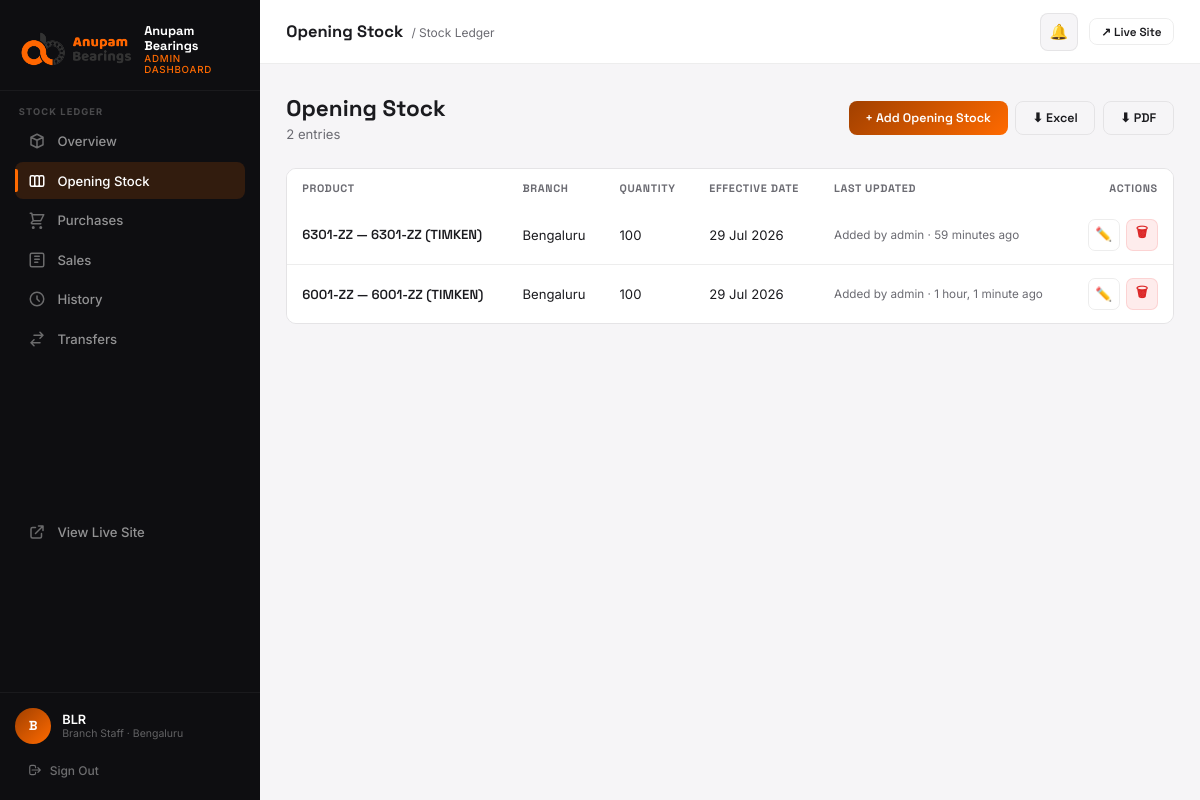
The app's page /dashboard/stock/opening/ (signed in) with its own data.
### stock_ledger/models.py (models this page shows, shortened)
class Branch(models.Model):
    name = models.CharField(max_length=120)
    slug = models.SlugField(unique=True)
    code = models.CharField(max_length=20, unique=True)
    address = models.TextField(blank=True)
    is_active = models.BooleanField(default=True)
    created_at = models.DateTimeField(auto_now_add=True)
    class Meta:
        ordering = ['name']

class AuditModel(models.Model):
    created_by = models.ForeignKey(
        settings.AUTH_USER_MODEL, on_delete=models.PROTECT, related_name='+', null=True
    )
    created_at = models.DateTimeField(auto_now_add=True)
    updated_by = models.ForeignKey(
        settings.AUTH_USER_MODEL, on_delete=models.PROTECT, related_name='+', null=True, blank=True
    )
    updated_at = models.DateTimeField(auto_now=True)
    is_deleted = models.BooleanField(default=False)
    deleted_by = models.ForeignKey(
        settings.AUTH_USER_MODEL, on_delete=models.PROTECT, related_name='+', null=True, blank=True
    )
    deleted_at = models.DateTimeField(null=True, blank=True)
    class Meta:
        abstract = True

class OpeningStock(AuditModel):
    product = models.ForeignKey('products.Product', on_delete=models.PROTECT, related_name='opening_stock_entries')
    branch = models.ForeignKey(Branch, on_delete=models.PROTECT, related_name='opening_stock_entries')
    quantity = models.PositiveIntegerField()
    price = models.DecimalField(max_digits=12, decimal_places=2)
    total_price = models.DecimalField(max_digits=14, decimal_places=2)
    effective_date = models.DateField(default=timezone.localdate)
    import_batch = models.CharField(max_length=64, blank=True, db_index=True)
    class Meta:
        ordering = ['-effective_date', '-created_at']
        verbose_name_plural = 'Opening stock entries'

### products/models.py (models this page shows, shortened)
class Product(models.Model):
    category = models.ForeignKey(Category, on_delete=models.CASCADE, related_name='products')
    brand = models.ForeignKey(Brand, on_delete=models.PROTECT, related_name='products')
    name = models.CharField(max_length=200)
    slug = models.SlugField(unique=True)
    sku = models.CharField(
        max_length=64, db_index=True,
        help_text="Part/model code (e.g. 6001-ZZ). Identifies this product in the Stock Ledger and the Opening Stock Excel import."
    )
    description = models.TextField(blank=True)
    specifications = models.JSONField(default=dict, blank=True)
    needs_excel_table = models.BooleanField(default=False)
    excel_table_file = models.FileField(upload_to=product_excel_upload_to, blank=True, null=True)
    excel_table_data = models.JSONField(default=dict, blank=True)
    image = models.ImageField(upload_to='products/', blank=True, null=True)
    is_featured = models.BooleanField(default=False)
    created_at = models.DateTimeField(auto_now_add=True)
    class Meta:
        unique_together = [('sku', 'brand')]

class Brand(models.Model):
    name = models.CharField(max_length=120)
    slug = models.SlugField(unique=True)
    is_active = models.BooleanField(default=True)
    order = models.IntegerField(default=0)
    class Meta:
        ordering = ['order', 'name']

### stock_ledger/views.py (the view)
# urls.py: path('opening/', views.opening_stock_list, name='opening_stock_list'),
@login_required(login_url='/dashboard/login/')
@staff_required
@role_required(UserProfile.ADMIN, UserProfile.BRANCH_STAFF, UserProfile.VIEWER)
def opening_stock_list(request):
    profile = _profile(request)
    qs = OpeningStock.objects.select_related('product', 'branch', 'created_by', 'updated_by').filter(is_deleted=False)
    qs = qs.filter(branch_id__in=visible_branches(profile).values_list('id', flat=True))
    branch_filter = request.GET.get('branch', '')
    if profile.role == UserProfile.BRANCH_STAFF:
        branch_filter = str(profile.branch_id)
    if branch_filter:
        qs = qs.filter(branch_id=branch_filter)
    qs = qs.order_by('-effective_date', '-created_at')
    paginator = Paginator(qs, 20)
    page_obj = paginator.get_page(request.GET.get('page', 1))
    return render(request, 'dashboard/stock_opening_list.html', {
        'entries': page_obj.object_list,
        'page_obj': page_obj,
        'branches': _branch_choices(profile),
        'branch_filter': branch_filter,
        'include_money': _is_admin(profile),
        'can_mutate': profile.role in (UserProfile.ADMIN, UserProfile.BRANCH_STAFF),
        'is_admin': _is_admin(profile),
    })

### core/context_processors.py (called while the page is built)
def seo(request):
    return build_seo_context(request)

### core/seo.py (called while the page is built)
def site_url() -> str:
    return getattr(settings, 'SITE_URL', 'https://anupambearings.com').rstrip('/')

def absolute_url(path: str) -> str:
    if not path:
        return site_url()
    parsed = urlsplit(path)
    if parsed.scheme:
        return path
    if path.startswith('/'):
        return f'{site_url()}{path}'
    return f"{site_url()}/{path.lstrip('/')}"

def build_canonical_url(request, *, path: str | None = None) -> str:
    canonical_path = path if path is not None else request.path
    return absolute_url(canonical_path)

def _serialize_schema(schema: dict) -> str:
    return json.dumps(schema, ensure_ascii=False, separators=(',', ':'))

def website_schema() -> dict:
    return {
        '@context': 'https://schema.org',
        '@type': 'WebSite',
        '@id': f'{site_url()}#website',
        'url': site_url(),
        'name': SITE_NAME,
        'alternateName': 'Anupam Bearings India',
        'description': SITE_DESCRIPTION,
        'publisher': {'@id': f'{site_url()}#organization'},
        'potentialAction': {
            '@type': 'SearchAction',
            'target': {
                '@type': 'EntryPoint',
                'urlTemplate': f'{site_url()}/products/?q={{search_term_string}}',
            },
            'query-input': 'required name=search_term_string',
        },
    }

### stock_ledger/context_processors.py (called while the page is built, shortened)
def dashboard_role(request):
    user = getattr(request, 'user', None)
    if not user or not user.is_authenticated or not user.is_staff:
        return {}
    profile = getattr(user, 'stock_profile', None)
    if profile is None:
        return {}
    return {
        'dash_role': profile.role,
        'dash_branch': profile.branch,
    }

def low_stock_alert(request):
    user = getattr(request, 'user', None)
    if not user or not user.is_authenticated or not user.is_staff:
        return {'show_low_stock_modal': False}
    profile = getattr(user, 'stock_profile', None)
    if profile is None or profile.role not in (UserProfile.ADMIN, UserProfile.BRANCH_STAFF):
        return {'show_low_stock_modal': False}
    if request.session.get('low_stock_alert_shown'):
        return {'show_low_stock_modal': False}

### stock_ledger/services.py (called while the page is built)
def visible_branches(profile):
    if profile.role == UserProfile.BRANCH_STAFF:
        return Branch.objects.filter(pk=profile.branch_id)
    return Branch.objects.filter(is_active=True)

### stock_ledger/views.py (called while the page is built)
def _profile(request):
    return request.user.stock_profile

### templates/dashboard/stock_opening_list.html (shortened to what this page needs)
{% extends "dashboard/base.html" %}
{% load stock_ledger_extras %}
{% block page_title %}Opening Stock{% endblock %}
{% block breadcrumb %}<span class="topbar-breadcrumb">/ Stock Ledger</span>{% endblock %}
{% block nav_stock_opening %}active{% endblock %}
{% block content %}
<div class="page-header">
  <div class="page-header-left">
    <h1>Opening Stock</h1>
    <p>{{ entries|length }} entr{{ entries|length|pluralize:"y,ies" }}</p>
  </div>
  <div style="display:flex;gap:0.5rem;">
    {% if can_mutate %}<a href="{% url 'dashboard:stock_ledger:opening_stock_add' %}" class="btn btn-primary">+ Add Opening Stock</a>{% endif %}
    <a href="{% url 'dashboard:stock_ledger:export_history' 'opening' 'excel' %}?{{ request.GET.urlencode }}" class="btn btn-ghost">⬇ Excel</a>
    <a href="{% url 'dashboard:stock_ledger:export_history' 'opening' 'pdf' %}?{{ request.GET.urlencode }}" class="btn btn-ghost">⬇ PDF</a>
  </div>
</div>
<div class="table-wrap">
  <table>
    <thead>
      <tr>
        <th>Product</th>
        <th>Branch</th>
        <th>Quantity</th>
        <th>Effective Date</th>
        <th>Last Updated</th>
        {% if can_mutate %}<th style="text-align:right;">Actions</th>{% endif %}
      </tr>
    </thead>
    <tbody>
      {% for e in entries %}
      <tr id="opening-row-{{ e.pk }}">
        <td class="td-name">{{ e.product|product_label }}</td>
        <td>{{ e.branch.name }}</td>
        <td>{{ e.quantity }}</td>
        <td>{{ e.effective_date|date:"d M Y" }}</td>
        <td class="td-sub">
          {% if e.updated_by %}Edited by {{ e.updated_by.username }} · {{ e.updated_at|timesince }} ago
          {% else %}Added by {{ e.created_by.username|default:"—" }} · {{ e.created_at|timesince }} ago{% endif %}
        </td>
        {% if can_mutate %}
        <td style="text-align:right;">
          <div style="display:flex;align-items:center;justify-content:flex-end;gap:0.4rem;">
            <a href="{% url 'dashboard:stock_ledger:opening_stock_edit' e.pk %}" class="btn btn-ghost btn-sm btn-icon" title="Edit">✏️</a>
            <button class="btn btn-danger btn-sm btn-icon" title="Delete"
              onclick="confirmDelete('{% url 'dashboard:stock_ledger:opening_stock_delete' e.pk %}', '{{ e.product.name|escapejs }}', () => document.getElementById('opening-row-{{ e.pk }}').remove())">🗑</button>
          </div>
        </td>
        {% endif %}
      </tr>
      {% empty %}
      <tr><td colspan="8"><div class="empty-state"><div class="empty-state-icon">📦</div><h3>No opening stock entries</h3></div></td></tr>
      {% endfor %}
    </tbody>
  </table>
</div>
{% endblock %}

### templates/dashboard/base.html (shortened to what this page needs)
{% load static %}
<!DOCTYPE html>
<html lang="en">
<head>
</head>
<body>
<aside class="sidebar" id="sidebar">
  <div class="sidebar-logo">
    <img src="{% static 'images/logo.webp' %}" alt="Anupam Bearings"/>
    <div>
      <div class="sidebar-logo-text">Anupam Bearings</div>
      <div class="sidebar-logo-sub">Admin Dashboard</div>
    </div>
  </div>
  <div class="sidebar-section">
    <div class="sidebar-section-label">Stock Ledger</div>
    <a href="{% url 'dashboard:stock_ledger:overview' %}" class="nav-item {% block nav_stock_overview %}{% endblock %}">
      <svg class="nav-icon" fill="none" stroke="currentColor" viewBox="0 0 24 24"><path stroke-linecap="round" stroke-linejoin="round" stroke-width="2" d="M20 7l-8-4-8 4m16 0l-8 4m8-4v10l-8 4m0-10L4 7m8 4v10M4 7v10l8 4"/></svg>
      Overview
    </a>
    <a href="{% url 'dashboard:stock_ledger:opening_stock_list' %}" class="nav-item {% block nav_stock_opening %}{% endblock %}">
      Opening Stock
    </a>
    <a href="{% url 'dashboard:stock_ledger:purchase_list' %}" class="nav-item {% block nav_stock_purchase %}{% endblock %}">
      <svg class="nav-icon" fill="none" stroke="currentColor" viewBox="0 0 24 24"><path stroke-linecap="round" stroke-linejoin="round" stroke-width="2" d="M3 3h2l.4 2M7 13h10l4-8H5.4M7 13L5.4 5M7 13l-2.293 2.293c-.63.63-.184 1.707.707 1.707H17m-10 4a1 1 0 100 2 1 1 0 000-2zm10 0a1 1 0 100 2 1 1 0 000-2z"/></svg>
      Purchases
    </a>
    <a href="{% url 'dashboard:stock_ledger:sale_list' %}" class="nav-item {% block nav_stock_sale %}{% endblock %}">
      <svg class="nav-icon" fill="none" stroke="currentColor" viewBox="0 0 24 24"><path stroke-linecap="round" stroke-linejoin="round" stroke-width="2" d="M9 7h6m-6 4h6m-6 4h4M5 3h14a2 2 0 012 2v14a2 2 0 01-2 2H5a2 2 0 01-2-2V5a2 2 0 012-2z"/></svg>
      Sales
    </a>
    <a href="{% url 'dashboard:stock_ledger:history' %}" class="nav-item {% block nav_stock_history %}{% endblock %}">
      <svg class="nav-icon" fill="none" stroke="currentColor" viewBox="0 0 24 24"><path stroke-linecap="round" stroke-linejoin="round" stroke-width="2" d="M12 8v4l3 3m6-3a9 9 0 11-18 0 9 9 0 0118 0z"/></svg>
      History
    </a>
    <a href="{% url 'dashboard:stock_ledger:transfer_list' %}" class="nav-item {% block nav_stock_transfers %}{% endblock %}">
      <svg class="nav-icon" fill="none" stroke="currentColor" viewBox="0 0 24 24"><path stroke-linecap="round" stroke-linejoin="round" stroke-width="2" d="M8 7h12m0 0l-4-4m4 4l-4 4M16 17H4m0 0l4 4m-4-4l4-4"/></svg>
      Transfers
    </a>
  </div>
  <div class="sidebar-section" style="margin-top:auto;">
    <a href="/" target="_blank" class="nav-item">
      <svg class="nav-icon" fill="none" stroke="currentColor" viewBox="0 0 24 24"><path stroke-linecap="round" stroke-linejoin="round" stroke-width="2" d="M10 6H6a2 2 0 00-2 2v10a2 2 0 002 2h10a2 2 0 002-2v-4M14 4h6m0 0v6m0-6L10 14"/></svg>
      View Live Site
    </a>
  </div>
  <div class="sidebar-footer">
    <div class="sidebar-user">
      <div class="sidebar-avatar">{{ request.user.username|first|upper }}</div>
      <div>
        <div class="sidebar-user-name">{{ request.user.get_full_name|default:request.user.username }}</div>
        <div class="sidebar-user-role">
          {% if dash_role == 'ADMIN' %}Admin{% elif dash_role == 'BRANCH_STAFF' %}Branch Staff{% if dash_branch %} · {{ dash_branch.name }}{% endif %}{% elif dash_role == 'VIEWER' %}Viewer{% else %}Staff{% endif %}
        </div>
      </div>
    </div>
    <a href="{% url 'dashboard:logout' %}" class="sidebar-logout">
      <svg style="width:14px;height:14px;" fill="none" stroke="currentColor" viewBox="0 0 24 24"><path stroke-linecap="round" stroke-linejoin="round" stroke-width="2" d="M17 16l4-4m0 0l-4-4m4 4H7m6 4v1a3 3 0 01-3 3H6a3 3 0 01-3-3V7a3 3 0 013-3h4a3 3 0 013 3v1"/></svg>
      Sign Out
    </a>
  </div>
</aside>
<div class="main">
  <header class="topbar">
    <div>
      <span class="topbar-title">{% block page_title %}Dashboard{% endblock %}</span>
      {% block breadcrumb %}<span class="topbar-breadcrumb"></span>{% endblock %}
    </div>
    <div class="topbar-right">
      <div style="position:relative;" id="notif-wrapper">
        <div class="topbar-notif" onclick="toggleNotifPanel()" title="Notifications">
          🔔
        </div>
      </div>
      <a href="/" target="_blank" class="btn btn-ghost btn-sm">↗ Live Site</a>
    </div>
  </header>
  <div class="page-content">
    {% block content %}{% endblock %}
  </div>
</div>
</body>
</html>

### records on screen
Branch: name "Bengaluru"
OpeningStock: product|product_label "6301-ZZ — 6301-ZZ (TIMKEN)", branch.name "Bengaluru", quantity "100", effective_date "29 Jul 2026", created_by.username "admin", created_at "59 minutes"
OpeningStock: product|product_label "6001-ZZ — 6001-ZZ (TIMKEN)", branch.name "Bengaluru", quantity "100", effective_date "29 Jul 2026", created_by.username "admin", created_at "1 hour, 1 minute"

### other values on screen
{{ request.user.username|first|upper }} "B"
{{ request.user.get_full_name|default:request.user.username }} "BLR"
{{ entries|length }} "2"
